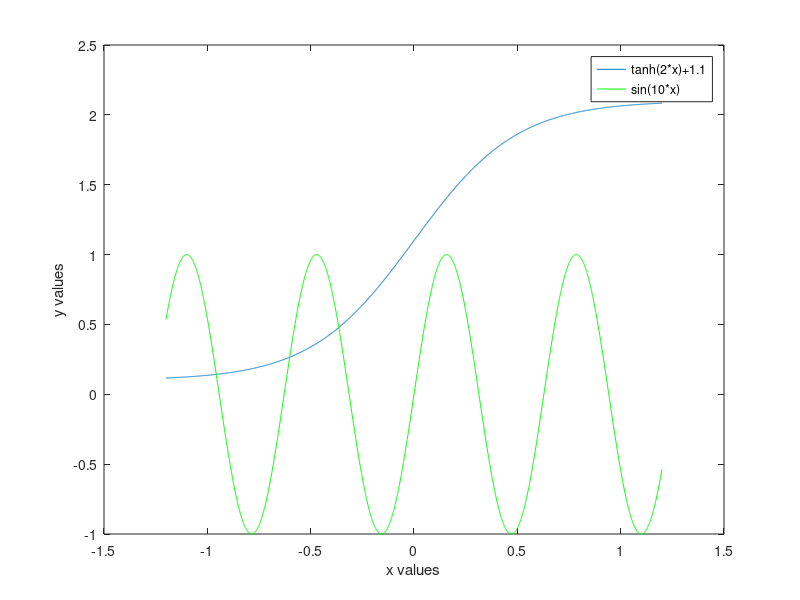

Write the MATLAB code that produced this figure. (Note: this script raises an error after producing the figure.)
%%
% This tutorial is going to briefly go over the basic operations in
% matlab.
% Everything behind %-sign is a comment. You can evaluate the areas marked 
% with %% (so called cells) by pressing ctrl-enter.
% Please click on the next cell called "Everything in Matlab is a matrix"
% and press ctrl-enter.

%% Everything in Matlab is a matrix
clear            % clear command wipes your workspace
a=5;             % Initialize a variable a
b=[1 2];         % Initialize a vector b
c=[1 2 3;4 5 6]; % Initialize a matrix c
% In your workspace you can see these variables now and their values. 
% You can click on the variables and edit their values. You can
% erase or save them to file by right-clicking on them in 
% your workspace. The clear command deletes all variables from your
% workspace. Please click on the next cell and press ctrl-enter.
%% Basic Operations
a+4              % is saved to ans
% You need to put ; behing every line of code if you dont want matlab to
% output the result in the command window. Since we havent saved this
% result to any variable, matlab saves it to a variable called ans (as you
% can see in your workspace)
a_plus_6    =   a+6;
% You can name variables the way you like but they have to start with a
% letter and are not allowed to have the same name as functions. 
% Matlab is going to output an error in red in the command window if
% anything went wrong.
a_minus_7   =	a-7;
a_times_3   =	a*3;
a_divide_3  =	a/3;

b_plus_a    =   b+a;
b_minus_a   =   b-a;
b_times_a   =	b*a;
b_divide_a  =	b/a;

c_plus_6    =   c+6;
c_minus_6   =   c-6;
c_times_3   =	c*3;
c_divide_3  =	c/3;

%% Element-wise Operations
clear
a=[1 2 3;4 5 6;...
    7 8 9];  % You can continue with a command in the next line by typing ...
b=2*ones(3,3); % 'ones' is a function that takes integers as input for the 
               % dimension of a matrix filled with ones that it outputs.
               % click on ones and press F1 to get information on this
               % function.
c_matrixMultiplication = b*a;   % Take a look at the variable c_matrixMultiplication            
c_ElementWise          = b.*a;  % Take a look at the variable c_ElementWise
                                % Matrixpultiplikations are done by typing
                                % '*'
                                % Elementwise operations are done by typing 
                                % '.' 
                                % between variable and operator
c_Elementwise_division = a./b;   

%% Functions
% Matlab has a lot of functions you can use, e.g. tangens, sinus ...
clear

x=1:4;      %Initialize vector x=[1 2 3 4];
y=1:0.5:2.5;  %Initialize vector from 1 to 2.5 in 0.5 steps

tangens = tan(x);    % 'tan' tangens function
sinus   = sin(y);    % 'sin' sinus function
figure               % Opens a figure window in which you can plot your function
%-------------first subplot
subplot(2,3,1)       % first subplot inside plot matrix [2 3](2 rows and 3 coloumns) 
                     % you can also type 231
plot(x,y,'rx')       % plot y values with corresponding x values with red crosses
                     % the comman 'rx' is optionally, by default matlab plots a
                     % blue line
hold on              % keep the plotted values 
plot(x,y)             
%-------------second subplot
subplot(232)
plot(x,sinus, 'go')  % plot sinus values with corresponding x with green 'g' 
                     % circles 'o'
%-------------sixth subplot
subplot(236)
plot(x,tangens)      % plot tangens

%%
clear
clf                  % clears the current (i.e. active) figure

x=-1.2:0.001:1.2;    % making it smoother
y=tanh(2*x)+1.1;     % apllying tangens hyperbolicus function 'tanh' to x values

plot(x,y)            % you dont need to use subplot
xlabel('x values')   % giving the axis names is usually a good idea
ylabel('y values')

y2=sin(10*x);
hold on              % keep the tanh plot and add sinh plot
plot(x,y2,'g')
legend ('tanh(2*x)+1.1','sin(10*x)') % adding a legend is best practice

%% Indexing 
% You can index the values of your variables very easily in Matlab
clear
clc                  % clears your command window
close all            % close all figures
a=rand(5,5)          %initialize 5x5 matrix with random numbers
% single entries
a(1,1)
a(2,3)
% rows
a(:,1) % : here means all rows
%columns
a(2,:) % : here means all columns
%you can also be more specific
a(2:4,1:5)
% or even 
a([1 3], [4 5])

%% Ok thats good for starters, now lets code...
open('matlab_tutorial_part2')
clc
disp('Congratulations! You have successfully completed part 1')
